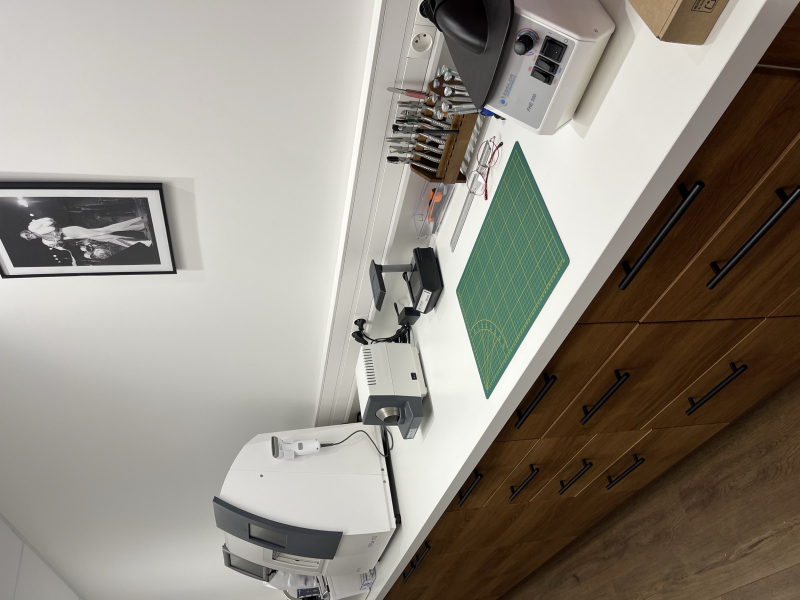
#> input picture assets/img/atelier.jpg, 1600 x 1200 px (shown at 1/2 size); its folder holds only this picture in this run
$ python optimise_images.py
#> lines starting #> are read from the running program, lines starting #| are printed output that depends on the picture
"""Génère des versions WebP redimensionnées des photos de assets/img/ (les JPEG d'origine sont conservés).

Usage (Pillow requis, hors dépendances du build) :  python3 build/optimise_images.py
Sorties : <nom>-480.webp, <nom>-800.webp, <nom>-1200.webp (seulement les largeurs inférieures à l'original).
build.py ajoute ensuite srcset/sizes aux <img> dont les fichiers WebP existent.
"""

import glob
import os

from PIL import Image, ImageOps

IMG = os.path.join(os.path.dirname(os.path.dirname(os.path.abspath(__file__))), "assets", "img")
WIDTHS = (480, 800, 1200)
QUALITY = 80

before = after = 0
for path in sorted(glob.glob(os.path.join(IMG, "*.jpg"))):
    name = os.path.splitext(os.path.basename(path))[0]
    im = ImageOps.exif_transpose(Image.open(path))  # applique l'orientation EXIF (photos iPhone), perdue dans le WebP sinon
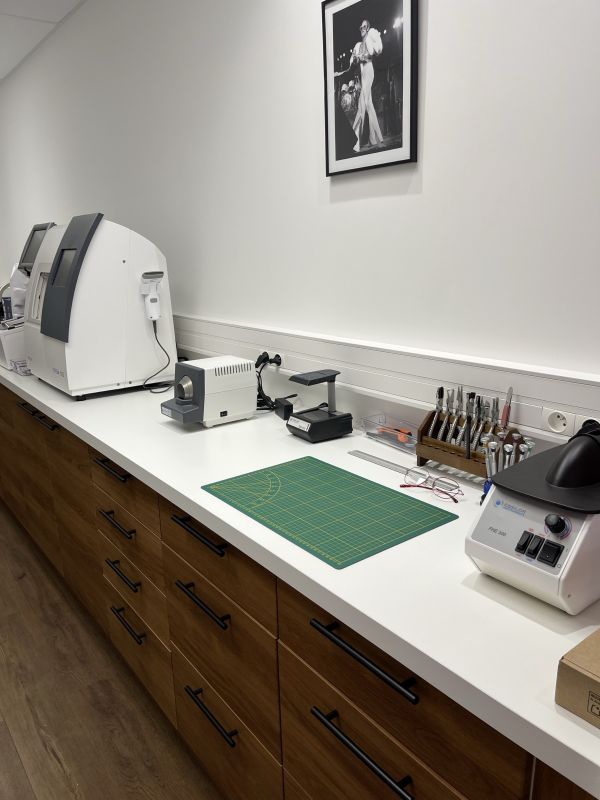
#> im: PIL image 1200x1600 RGB (shown at 1/2 size); mean R, G, B 146.1, 140.1, 130.1
    before += os.path.getsize(path)
    for w in WIDTHS:
        if w >= im.width:
            continue
        out = os.path.join(IMG, f"{name}-{w}.webp")
        im.resize((w, round(im.height * w / im.width)), Image.LANCZOS).save(out, "WEBP", quality=QUALITY, method=6)
        after += os.path.getsize(out)
#> this loop made 3 passes
#> pass 1, `im.resize((w, round(im.height * w / im.width)), Image.LANCZOS).save(ou..`:
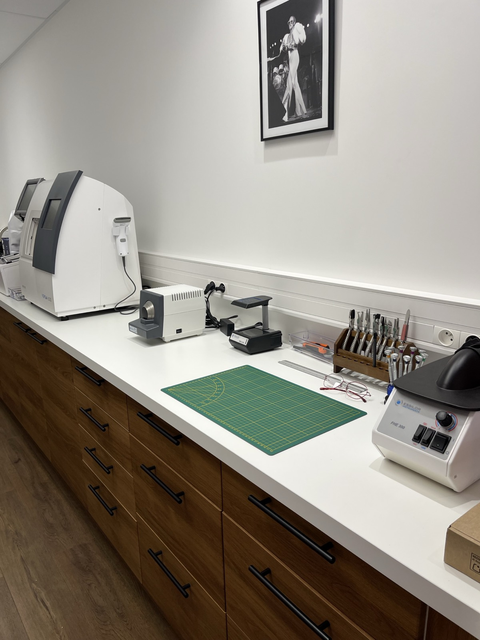
#> saved as atelier-480.webp: PIL image 480x640 RGB; mean R, G, B 146.1, 140.1, 130.1
#> after the loop, after = 73026
print(f"JPEG d'origine : {before // 1024} Ko ; WebP générés : {after // 1024} Ko")
#| JPEG d'origine : 287 Ko ; WebP générés : 71 Ko

$ run again, on assets/img/bias-magasin.jpg
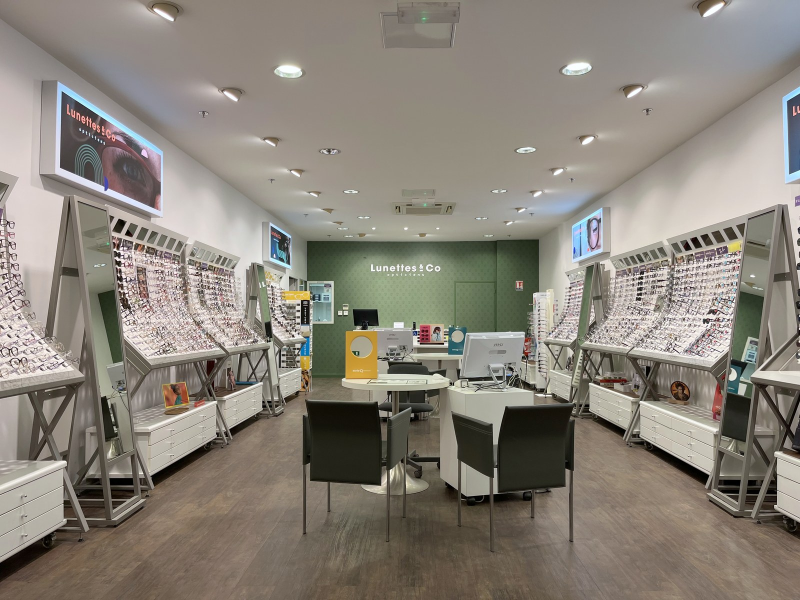
#> input picture assets/img/bias-magasin.jpg, 1600 x 1200 px (shown at 1/2 size)
#> im is the input picture: PIL image 1600x1200 RGB; mean R, G, B 137.9, 131.4, 121.6
#> the loop `for w in WIDTHS:` made 3 passes
#> pass 1, `im.resize((w, round(im.height * w / im.width)), Image.LANCZOS).save(ou..`:
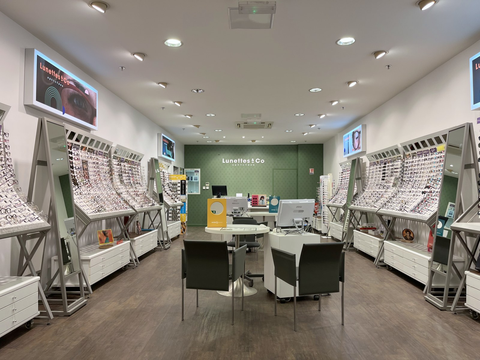
#> saved as bias-magasin-480.webp: PIL image 480x360 RGB; mean R, G, B 137.9, 131.4, 121.6
#> pass 2, `im.resize((w, round(im.height * w / im.width)), Image.LANCZOS).save(ou..`:
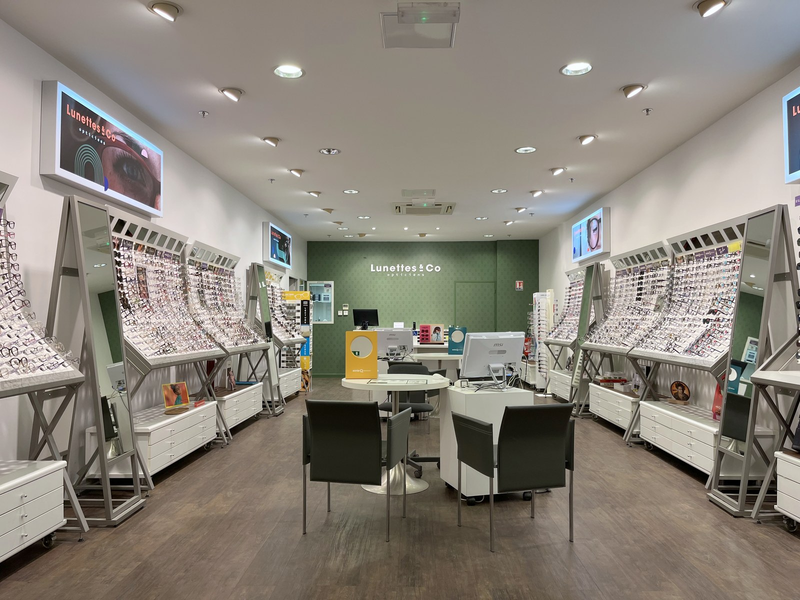
#> saved as bias-magasin-800.webp: PIL image 800x600 RGB; mean R, G, B 137.9, 131.4, 121.6
#> after the loop `for w in WIDTHS:`: after = 207658
#| JPEG d'origine : 372 Ko ; WebP générés : 202 Ko
